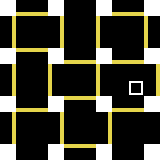

Below is a game level as drawn by its tile map, then a one-line description and the .tmx file that defines it, in full:
An orthogonal 10x10 tile map with 16x16 px tiles, 1 tile layer (solid) and 3 objects (spawn, music, finish).

<map version="1.0" orientation="orthogonal" renderorder="right-down" width="10" height="10" tilewidth="16" tileheight="16" nextobjectid="21">
 <tileset firstgid="1" name="tileset" tilewidth="16" tileheight="16" tilecount="18" columns="6">
  <image source="../images/tileset.png" width="96" height="48" />
 </tileset>
 <layer name="solid" width="10" height="10">
  <data encoding="csv">
1,8,8,1,0,0,1,8,8,1,
7,0,0,7,0,0,10,0,0,10,
7,0,0,7,0,0,10,0,0,10,
1,9,9,1,8,8,1,8,8,1,
7,0,0,10,0,0,10,0,0,7,
7,0,0,10,0,0,10,0,3,7,
1,8,8,1,9,9,1,8,8,1,
7,0,0,7,0,0,7,0,0,0,
7,0,0,7,0,0,7,0,0,0,
1,0,0,1,9,9,1,0,0,1
</data>
 </layer>
 <objectgroup name="objects">
  <object id="11" type="spawn" x="16" y="32" width="16" height="16" />
  <object id="12" name="tell_me" type="music" x="-16" y="-16" width="16" height="16" />
  <object id="15" name="lvTonix1" type="finish" x="128" y="80" width="16" height="16" />
 </objectgroup>
</map>
